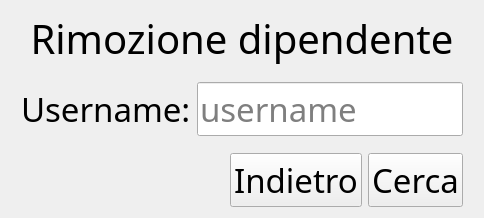
<?xml version="1.0" encoding="UTF-8"?>
<ui version="4.0">
 <class>RemoveWaiterView</class>
 <widget class="QWidget" name="RemoveWaiterView">
  <property name="geometry">
   <rect>
    <x>0</x>
    <y>0</y>
    <width>484</width>
    <height>218</height>
   </rect>
  </property>
  <property name="windowTitle">
   <string>Form</string>
  </property>
  <layout class="QGridLayout" name="gridLayout">
   <item row="1" column="2">
    <spacer name="horizontalSpacer_3">
     <property name="orientation">
      <enum>Qt::Horizontal</enum>
     </property>
     <property name="sizeHint" stdset="0">
      <size>
       <width>40</width>
       <height>20</height>
      </size>
     </property>
    </spacer>
   </item>
   <item row="2" column="1">
    <spacer name="verticalSpacer">
     <property name="orientation">
      <enum>Qt::Vertical</enum>
     </property>
     <property name="sizeHint" stdset="0">
      <size>
       <width>20</width>
       <height>40</height>
      </size>
     </property>
    </spacer>
   </item>
   <item row="1" column="1">
    <layout class="QVBoxLayout" name="verticalLayout">
     <item>
      <widget class="QLabel" name="label">
       <property name="font">
        <font>
         <family>Maiandra GD</family>
         <pointsize>30</pointsize>
        </font>
       </property>
       <property name="text">
        <string>Rimozione dipendente</string>
       </property>
       <property name="alignment">
        <set>Qt::AlignCenter</set>
       </property>
      </widget>
     </item>
     <item>
      <spacer name="verticalSpacer_4">
       <property name="orientation">
        <enum>Qt::Vertical</enum>
       </property>
       <property name="sizeHint" stdset="0">
        <size>
         <width>20</width>
         <height>40</height>
        </size>
       </property>
      </spacer>
     </item>
     <item>
      <layout class="QHBoxLayout" name="horizontalLayout">
       <item>
        <widget class="QLabel" name="label_2">
         <property name="font">
          <font>
           <family>Maiandra GD</family>
           <pointsize>25</pointsize>
          </font>
         </property>
         <property name="text">
          <string>Username:</string>
         </property>
        </widget>
       </item>
       <item>
        <widget class="QLineEdit" name="username">
         <property name="font">
          <font>
           <family>Maiandra GD</family>
           <pointsize>25</pointsize>
           <italic>false</italic>
          </font>
         </property>
         <property name="placeholderText">
          <string>username</string>
         </property>
        </widget>
       </item>
      </layout>
     </item>
     <item>
      <spacer name="verticalSpacer_3">
       <property name="orientation">
        <enum>Qt::Vertical</enum>
       </property>
       <property name="sizeHint" stdset="0">
        <size>
         <width>20</width>
         <height>40</height>
        </size>
       </property>
      </spacer>
     </item>
     <item>
      <layout class="QHBoxLayout" name="horizontalLayout_2">
       <item>
        <spacer name="horizontalSpacer">
         <property name="orientation">
          <enum>Qt::Horizontal</enum>
         </property>
         <property name="sizeHint" stdset="0">
          <size>
           <width>40</width>
           <height>20</height>
          </size>
         </property>
        </spacer>
       </item>
       <item>
        <widget class="QPushButton" name="back">
         <property name="font">
          <font>
           <family>Maiandra GD</family>
           <pointsize>25</pointsize>
          </font>
         </property>
         <property name="text">
          <string>Indietro</string>
         </property>
        </widget>
       </item>
       <item>
        <widget class="QPushButton" name="search">
         <property name="font">
          <font>
           <family>Maiandra GD</family>
           <pointsize>25</pointsize>
          </font>
         </property>
         <property name="text">
          <string>Cerca</string>
         </property>
        </widget>
       </item>
      </layout>
     </item>
    </layout>
   </item>
   <item row="1" column="0">
    <spacer name="horizontalSpacer_2">
     <property name="orientation">
      <enum>Qt::Horizontal</enum>
     </property>
     <property name="sizeHint" stdset="0">
      <size>
       <width>40</width>
       <height>20</height>
      </size>
     </property>
    </spacer>
   </item>
   <item row="0" column="1">
    <spacer name="verticalSpacer_2">
     <property name="orientation">
      <enum>Qt::Vertical</enum>
     </property>
     <property name="sizeHint" stdset="0">
      <size>
       <width>20</width>
       <height>40</height>
      </size>
     </property>
    </spacer>
   </item>
  </layout>
 </widget>
 <resources/>
 <connections/>
</ui>
